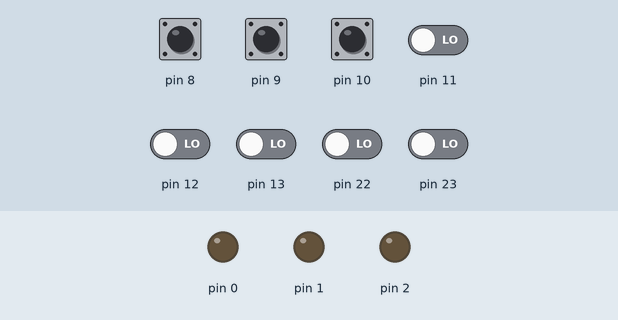
Recording of a sketch running on a simulated Arduino Uno, built with avr-gcc and run on an emulated ATmega328P. Shown: output pins drawn as LEDs (lit = HIGH). The test bench sets the inputs (shaded band); at power-on: pin 8–10 HIGH, pin 11–13, pin 22, pin 23 LOW.

Above: at 1.2 s.
1.3 s: pin 8 pulled LOW for 0.15 s
At 1.37 s:
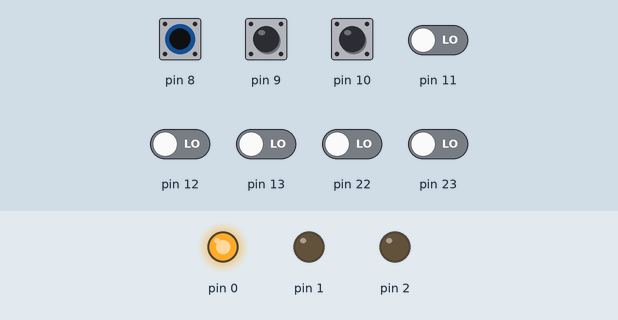
2.9 s: pin 9 pulled LOW for 0.15 s
At 2.97 s:
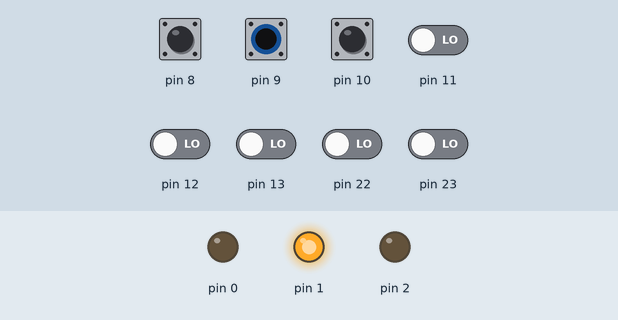
4.5 s: pin 10 pulled LOW for 0.15 s
At 4.57 s:
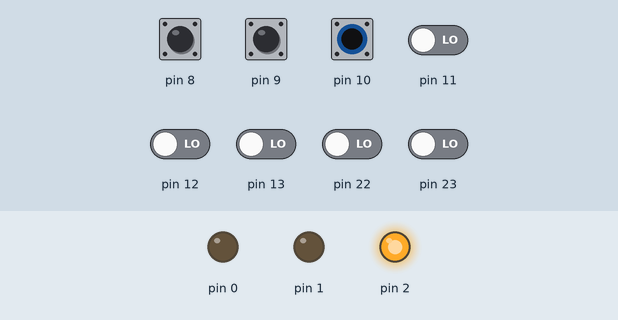
6.1 s: pin 8 driven LOW and pin 9 driven LOW
At 7.3 s:
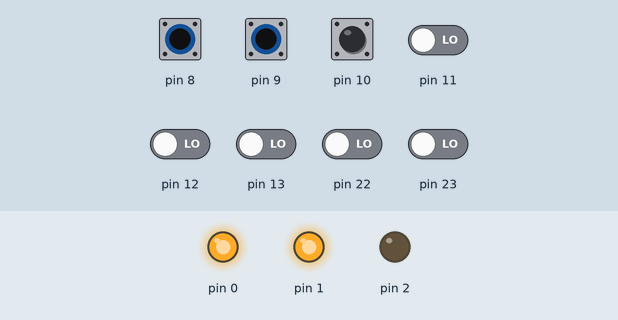
7.6 s: pin 10 pulled LOW for 1 s
At 8.4 s:
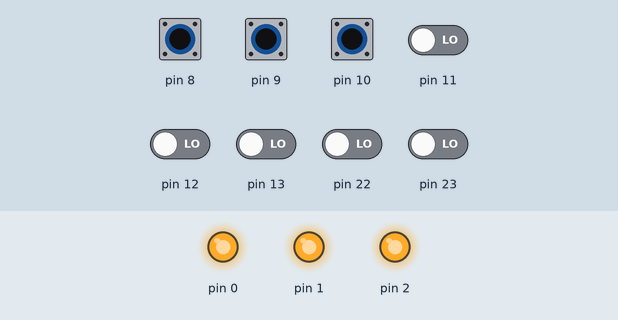
10.1 s: pin 8 driven HIGH
At 10.5 s:
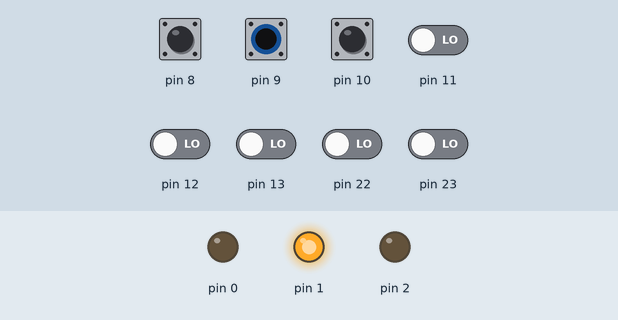
Timing chart, 0 to 12.6 s (numbered marks = the images above; inputs shaded):
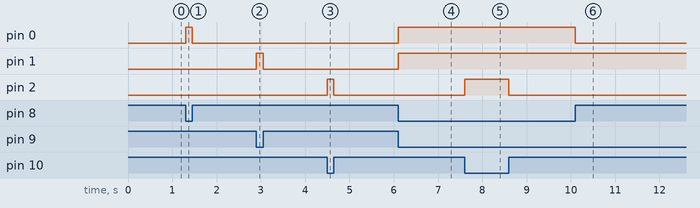

Measured:
- after the input at 1.3 s, pin 0: LOW → HIGH at once, → LOW 0.15 s later
- after the input at 2.9 s, pin 1: LOW → HIGH at once, → LOW 0.15 s later
- after the input at 4.5 s, pin 2: LOW → HIGH at once, → LOW 0.15 s later
- after the input at 6.1 s, pin 0, pin 1: LOW → HIGH at once
- after the input at 7.6 s, pin 2: LOW → HIGH at once, → LOW 1.0 s later
- after the input at 10.1 s, pin 0: HIGH → LOW at once

The sketch:

Activity_6_2.ino
```cpp
//Activity 6 Circuit 2


//D10: Input
//D9: Input
//D8: Input
//D2: OutputRed
//D1: OutputGreen
//D0: OutputBlue

void setup() {
  // put your setup code here, to run once:
  PCICR = 0x01;
  PCMSK0 = 0x07;
  DDRD = 0x07;
  PORTB = 0x07;
}

void loop() {
}

ISR(PCINT0_vect)
{
  PORTD &= 0x00;
  PORTD |= ((PINB & 0x07) ^ 0x07);

}
```
